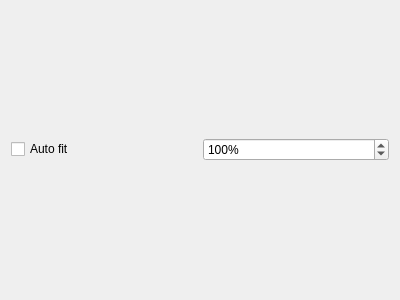
<?xml version="1.0" encoding="UTF-8"?>
<ui version="4.0">
 <class>ImageDisplay</class>
 <widget class="QWidget" name="ImageDisplay">
  <property name="geometry">
   <rect>
    <x>0</x>
    <y>0</y>
    <width>400</width>
    <height>300</height>
   </rect>
  </property>
  <property name="windowTitle">
   <string>Form</string>
  </property>
  <layout class="QVBoxLayout" name="verticalLayout_2">
   <item>
    <layout class="QVBoxLayout" name="main"/>
   </item>
   <item>
    <layout class="QHBoxLayout" name="horizontalLayout">
     <item>
      <widget class="QCheckBox" name="btnAutoFit">
       <property name="text">
        <string>Auto fit</string>
       </property>
      </widget>
     </item>
     <item>
      <widget class="QSpinBox" name="spnZoom">
       <property name="suffix">
        <string>%</string>
       </property>
       <property name="minimum">
        <number>25</number>
       </property>
       <property name="maximum">
        <number>300</number>
       </property>
       <property name="singleStep">
        <number>25</number>
       </property>
       <property name="value">
        <number>100</number>
       </property>
      </widget>
     </item>
    </layout>
   </item>
  </layout>
 </widget>
 <resources/>
 <connections/>
</ui>
